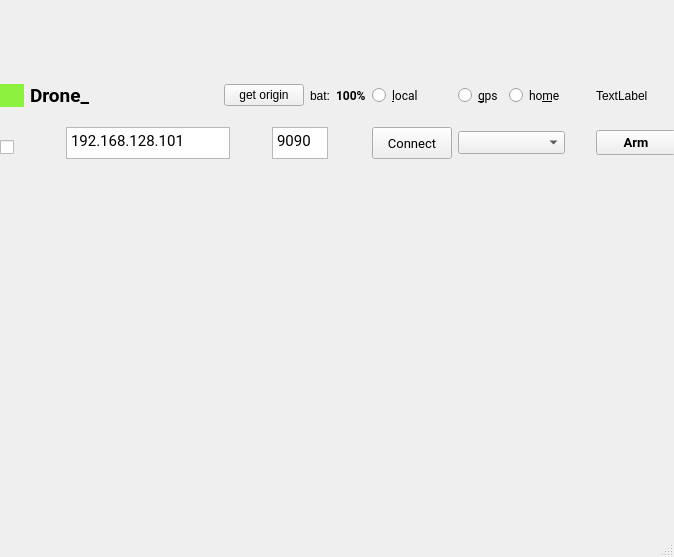
<?xml version="1.0" encoding="UTF-8"?>
<ui version="4.0">
 <class>MainWindow</class>
 <widget class="QMainWindow" name="MainWindow">
  <property name="geometry">
   <rect>
    <x>0</x>
    <y>0</y>
    <width>674</width>
    <height>557</height>
   </rect>
  </property>
  <property name="windowTitle">
   <string>MainWindow</string>
  </property>
  <widget class="QWidget" name="centralwidget">
   <widget class="QWidget" name="gridLayoutWidget">
    <property name="geometry">
     <rect>
      <x>0</x>
      <y>70</y>
      <width>676</width>
      <height>103</height>
     </rect>
    </property>
    <layout class="QGridLayout" name="ItemLayout">
     <item row="0" column="3">
      <layout class="QHBoxLayout" name="horizontalLayout_4">
       <item>
        <layout class="QHBoxLayout" name="horizontalLayout_2">
         <item>
          <widget class="QRadioButton" name="GpsRadioButton">
           <property name="maximumSize">
            <size>
             <width>52</width>
             <height>16777215</height>
            </size>
           </property>
           <property name="font">
            <font>
             <family>Roboto</family>
             <pointsize>9</pointsize>
            </font>
           </property>
           <property name="text">
            <string>&amp;gps</string>
           </property>
          </widget>
         </item>
         <item>
          <widget class="QRadioButton" name="HomeRadioButton">
           <property name="minimumSize">
            <size>
             <width>0</width>
             <height>0</height>
            </size>
           </property>
           <property name="maximumSize">
            <size>
             <width>64</width>
             <height>16777215</height>
            </size>
           </property>
           <property name="font">
            <font>
             <family>Roboto</family>
             <pointsize>9</pointsize>
            </font>
           </property>
           <property name="text">
            <string>ho&amp;me</string>
           </property>
          </widget>
         </item>
        </layout>
       </item>
      </layout>
     </item>
     <item row="1" column="0">
      <widget class="QCheckBox" name="SelectCheckBox">
       <property name="minimumSize">
        <size>
         <width>24</width>
         <height>32</height>
        </size>
       </property>
       <property name="maximumSize">
        <size>
         <width>24</width>
         <height>24</height>
        </size>
       </property>
       <property name="mouseTracking">
        <bool>true</bool>
       </property>
       <property name="contextMenuPolicy">
        <enum>Qt::NoContextMenu</enum>
       </property>
       <property name="text">
        <string notr="true"/>
       </property>
       <property name="iconSize">
        <size>
         <width>32</width>
         <height>32</height>
        </size>
       </property>
       <property name="checkable">
        <bool>true</bool>
       </property>
      </widget>
     </item>
     <item row="1" column="1">
      <layout class="QHBoxLayout" name="horizontalLayout_3">
       <item>
        <widget class="QTextEdit" name="ipEdit">
         <property name="sizePolicy">
          <sizepolicy hsizetype="Minimum" vsizetype="Expanding">
           <horstretch>0</horstretch>
           <verstretch>0</verstretch>
          </sizepolicy>
         </property>
         <property name="minimumSize">
          <size>
           <width>164</width>
           <height>0</height>
          </size>
         </property>
         <property name="maximumSize">
          <size>
           <width>164</width>
           <height>32</height>
          </size>
         </property>
         <property name="font">
          <font>
           <family>Roboto</family>
           <pointsize>10</pointsize>
           <weight>75</weight>
           <bold>true</bold>
          </font>
         </property>
         <property name="cursor" stdset="0">
          <cursorShape>IBeamCursor</cursorShape>
         </property>
         <property name="verticalScrollBarPolicy">
          <enum>Qt::ScrollBarAlwaysOff</enum>
         </property>
         <property name="horizontalScrollBarPolicy">
          <enum>Qt::ScrollBarAlwaysOff</enum>
         </property>
         <property name="lineWrapMode">
          <enum>QTextEdit::NoWrap</enum>
         </property>
         <property name="html">
          <string>&lt;!DOCTYPE HTML PUBLIC &quot;-//W3C//DTD HTML 4.0//EN&quot; &quot;http://www.w3.org/TR/REC-html40/strict.dtd&quot;&gt;
&lt;html&gt;&lt;head&gt;&lt;meta name=&quot;qrichtext&quot; content=&quot;1&quot; /&gt;&lt;style type=&quot;text/css&quot;&gt;
p, li { white-space: pre-wrap; }
&lt;/style&gt;&lt;/head&gt;&lt;body style=&quot; font-family:'Roboto'; font-size:10pt; font-weight:600; font-style:normal;&quot;&gt;
&lt;p style=&quot; margin-top:0px; margin-bottom:0px; margin-left:0px; margin-right:0px; -qt-block-indent:0; text-indent:0px;&quot;&gt;&lt;span style=&quot; font-family:'Noto Sans'; font-size:11pt; font-weight:400;&quot;&gt;192.168.128.101&lt;/span&gt;&lt;/p&gt;&lt;/body&gt;&lt;/html&gt;</string>
         </property>
        </widget>
       </item>
       <item>
        <widget class="QTextEdit" name="portEdit">
         <property name="sizePolicy">
          <sizepolicy hsizetype="Preferred" vsizetype="Expanding">
           <horstretch>0</horstretch>
           <verstretch>0</verstretch>
          </sizepolicy>
         </property>
         <property name="maximumSize">
          <size>
           <width>56</width>
           <height>32</height>
          </size>
         </property>
         <property name="font">
          <font>
           <family>Roboto</family>
           <pointsize>10</pointsize>
          </font>
         </property>
         <property name="cursor" stdset="0">
          <cursorShape>IBeamCursor</cursorShape>
         </property>
         <property name="verticalScrollBarPolicy">
          <enum>Qt::ScrollBarAlwaysOff</enum>
         </property>
         <property name="horizontalScrollBarPolicy">
          <enum>Qt::ScrollBarAlwaysOff</enum>
         </property>
         <property name="lineWrapMode">
          <enum>QTextEdit::NoWrap</enum>
         </property>
         <property name="html">
          <string>&lt;!DOCTYPE HTML PUBLIC &quot;-//W3C//DTD HTML 4.0//EN&quot; &quot;http://www.w3.org/TR/REC-html40/strict.dtd&quot;&gt;
&lt;html&gt;&lt;head&gt;&lt;meta name=&quot;qrichtext&quot; content=&quot;1&quot; /&gt;&lt;style type=&quot;text/css&quot;&gt;
p, li { white-space: pre-wrap; }
&lt;/style&gt;&lt;/head&gt;&lt;body style=&quot; font-family:'Roboto'; font-size:10pt; font-weight:400; font-style:normal;&quot;&gt;
&lt;p style=&quot; margin-top:0px; margin-bottom:0px; margin-left:0px; margin-right:0px; -qt-block-indent:0; text-indent:0px;&quot;&gt;&lt;span style=&quot; font-family:'Noto Sans'; font-size:11pt;&quot;&gt;9090&lt;/span&gt;&lt;/p&gt;&lt;/body&gt;&lt;/html&gt;</string>
         </property>
        </widget>
       </item>
      </layout>
     </item>
     <item row="1" column="3">
      <widget class="QComboBox" name="ModeComboBox">
       <property name="maximumSize">
        <size>
         <width>128</width>
         <height>16777215</height>
        </size>
       </property>
       <property name="font">
        <font>
         <family>Roboto</family>
        </font>
       </property>
      </widget>
     </item>
     <item row="1" column="5">
      <widget class="QPushButton" name="ArmButton">
       <property name="maximumSize">
        <size>
         <width>84</width>
         <height>16777215</height>
        </size>
       </property>
       <property name="font">
        <font>
         <family>Roboto</family>
         <pointsize>10</pointsize>
         <weight>75</weight>
         <bold>true</bold>
        </font>
       </property>
       <property name="cursor">
        <cursorShape>OpenHandCursor</cursorShape>
       </property>
       <property name="text">
        <string>Arm</string>
       </property>
      </widget>
     </item>
     <item row="1" column="2">
      <widget class="QPushButton" name="ConnectButton_2">
       <property name="sizePolicy">
        <sizepolicy hsizetype="Fixed" vsizetype="Fixed">
         <horstretch>0</horstretch>
         <verstretch>0</verstretch>
        </sizepolicy>
       </property>
       <property name="maximumSize">
        <size>
         <width>96</width>
         <height>32</height>
        </size>
       </property>
       <property name="font">
        <font>
         <family>Roboto</family>
         <pointsize>10</pointsize>
        </font>
       </property>
       <property name="cursor">
        <cursorShape>PointingHandCursor</cursorShape>
       </property>
       <property name="text">
        <string>Connect</string>
       </property>
      </widget>
     </item>
     <item row="1" column="4">
      <spacer name="horizontalSpacer_5">
       <property name="orientation">
        <enum>Qt::Horizontal</enum>
       </property>
       <property name="sizeType">
        <enum>QSizePolicy::Fixed</enum>
       </property>
       <property name="sizeHint" stdset="0">
        <size>
         <width>25</width>
         <height>20</height>
        </size>
       </property>
      </spacer>
     </item>
     <item row="0" column="1">
      <layout class="QHBoxLayout" name="horizontalLayout">
       <item>
        <widget class="QLabel" name="NameLabel_2">
         <property name="maximumSize">
          <size>
           <width>96</width>
           <height>32</height>
          </size>
         </property>
         <property name="font">
          <font>
           <family>Roboto</family>
           <pointsize>14</pointsize>
           <weight>75</weight>
           <bold>true</bold>
          </font>
         </property>
         <property name="text">
          <string>Drone_</string>
         </property>
        </widget>
       </item>
       <item>
        <spacer name="horizontalSpacer">
         <property name="orientation">
          <enum>Qt::Horizontal</enum>
         </property>
         <property name="sizeHint" stdset="0">
          <size>
           <width>20</width>
           <height>20</height>
          </size>
         </property>
        </spacer>
       </item>
       <item>
        <widget class="QPushButton" name="OriginButton">
         <property name="text">
          <string>get origin</string>
         </property>
        </widget>
       </item>
       <item>
        <widget class="QLabel" name="BatteryTextLabel">
         <property name="maximumSize">
          <size>
           <width>34</width>
           <height>32</height>
          </size>
         </property>
         <property name="text">
          <string>bat:</string>
         </property>
        </widget>
       </item>
       <item>
        <widget class="QLabel" name="Batterylabel">
         <property name="maximumSize">
          <size>
           <width>56</width>
           <height>16777215</height>
          </size>
         </property>
         <property name="font">
          <font>
           <family>Roboto</family>
           <weight>75</weight>
           <bold>true</bold>
          </font>
         </property>
         <property name="text">
          <string>100%</string>
         </property>
        </widget>
       </item>
      </layout>
     </item>
     <item row="0" column="2">
      <widget class="QRadioButton" name="LocalRadioButton">
       <property name="minimumSize">
        <size>
         <width>0</width>
         <height>0</height>
        </size>
       </property>
       <property name="maximumSize">
        <size>
         <width>64</width>
         <height>16777215</height>
        </size>
       </property>
       <property name="font">
        <font>
         <family>Roboto</family>
         <pointsize>9</pointsize>
        </font>
       </property>
       <property name="text">
        <string>&amp;local</string>
       </property>
      </widget>
     </item>
     <item row="0" column="0">
      <widget class="QWidget" name="widget" native="true">
       <property name="palette">
        <palette>
         <active>
          <colorrole role="WindowText">
           <brush brushstyle="SolidPattern">
            <color alpha="255">
             <red>0</red>
             <green>0</green>
             <blue>0</blue>
            </color>
           </brush>
          </colorrole>
          <colorrole role="Button">
           <brush brushstyle="SolidPattern">
            <color alpha="255">
             <red>140</red>
             <green>242</green>
             <blue>61</blue>
            </color>
           </brush>
          </colorrole>
          <colorrole role="Light">
           <brush brushstyle="SolidPattern">
            <color alpha="255">
             <red>209</red>
             <green>255</green>
             <blue>172</blue>
            </color>
           </brush>
          </colorrole>
          <colorrole role="Midlight">
           <brush brushstyle="SolidPattern">
            <color alpha="255">
             <red>174</red>
             <green>248</green>
             <blue>116</blue>
            </color>
           </brush>
          </colorrole>
          <colorrole role="Dark">
           <brush brushstyle="SolidPattern">
            <color alpha="255">
             <red>70</red>
             <green>121</green>
             <blue>30</blue>
            </color>
           </brush>
          </colorrole>
          <colorrole role="Mid">
           <brush brushstyle="SolidPattern">
            <color alpha="255">
             <red>93</red>
             <green>161</green>
             <blue>40</blue>
            </color>
           </brush>
          </colorrole>
          <colorrole role="Text">
           <brush brushstyle="SolidPattern">
            <color alpha="255">
             <red>0</red>
             <green>0</green>
             <blue>0</blue>
            </color>
           </brush>
          </colorrole>
          <colorrole role="BrightText">
           <brush brushstyle="SolidPattern">
            <color alpha="255">
             <red>255</red>
             <green>255</green>
             <blue>255</blue>
            </color>
           </brush>
          </colorrole>
          <colorrole role="ButtonText">
           <brush brushstyle="SolidPattern">
            <color alpha="255">
             <red>0</red>
             <green>0</green>
             <blue>0</blue>
            </color>
           </brush>
          </colorrole>
          <colorrole role="Base">
           <brush brushstyle="SolidPattern">
            <color alpha="255">
             <red>255</red>
             <green>255</green>
             <blue>255</blue>
            </color>
           </brush>
          </colorrole>
          <colorrole role="Window">
           <brush brushstyle="SolidPattern">
            <color alpha="255">
             <red>140</red>
             <green>242</green>
             <blue>61</blue>
            </color>
           </brush>
          </colorrole>
          <colorrole role="Shadow">
           <brush brushstyle="SolidPattern">
            <color alpha="255">
             <red>0</red>
             <green>0</green>
             <blue>0</blue>
            </color>
           </brush>
          </colorrole>
          <colorrole role="AlternateBase">
           <brush brushstyle="SolidPattern">
            <color alpha="255">
             <red>197</red>
             <green>248</green>
             <blue>158</blue>
            </color>
           </brush>
          </colorrole>
          <colorrole role="ToolTipBase">
           <brush brushstyle="SolidPattern">
            <color alpha="255">
             <red>255</red>
             <green>255</green>
             <blue>220</blue>
            </color>
           </brush>
          </colorrole>
          <colorrole role="ToolTipText">
           <brush brushstyle="SolidPattern">
            <color alpha="255">
             <red>0</red>
             <green>0</green>
             <blue>0</blue>
            </color>
           </brush>
          </colorrole>
         </active>
         <inactive>
          <colorrole role="WindowText">
           <brush brushstyle="SolidPattern">
            <color alpha="255">
             <red>0</red>
             <green>0</green>
             <blue>0</blue>
            </color>
           </brush>
          </colorrole>
          <colorrole role="Button">
           <brush brushstyle="SolidPattern">
            <color alpha="255">
             <red>140</red>
             <green>242</green>
             <blue>61</blue>
            </color>
           </brush>
          </colorrole>
          <colorrole role="Light">
           <brush brushstyle="SolidPattern">
            <color alpha="255">
             <red>209</red>
             <green>255</green>
             <blue>172</blue>
            </color>
           </brush>
          </colorrole>
          <colorrole role="Midlight">
           <brush brushstyle="SolidPattern">
            <color alpha="255">
             <red>174</red>
             <green>248</green>
             <blue>116</blue>
            </color>
           </brush>
          </colorrole>
          <colorrole role="Dark">
           <brush brushstyle="SolidPattern">
            <color alpha="255">
             <red>70</red>
             <green>121</green>
             <blue>30</blue>
            </color>
           </brush>
          </colorrole>
          <colorrole role="Mid">
           <brush brushstyle="SolidPattern">
            <color alpha="255">
             <red>93</red>
             <green>161</green>
             <blue>40</blue>
            </color>
           </brush>
          </colorrole>
          <colorrole role="Text">
           <brush brushstyle="SolidPattern">
            <color alpha="255">
             <red>0</red>
             <green>0</green>
             <blue>0</blue>
            </color>
           </brush>
          </colorrole>
          <colorrole role="BrightText">
           <brush brushstyle="SolidPattern">
            <color alpha="255">
             <red>255</red>
             <green>255</green>
             <blue>255</blue>
            </color>
           </brush>
          </colorrole>
          <colorrole role="ButtonText">
           <brush brushstyle="SolidPattern">
            <color alpha="255">
             <red>0</red>
             <green>0</green>
             <blue>0</blue>
            </color>
           </brush>
          </colorrole>
          <colorrole role="Base">
           <brush brushstyle="SolidPattern">
            <color alpha="255">
             <red>255</red>
             <green>255</green>
             <blue>255</blue>
            </color>
           </brush>
          </colorrole>
          <colorrole role="Window">
           <brush brushstyle="SolidPattern">
            <color alpha="255">
             <red>140</red>
             <green>242</green>
             <blue>61</blue>
            </color>
           </brush>
          </colorrole>
          <colorrole role="Shadow">
           <brush brushstyle="SolidPattern">
            <color alpha="255">
             <red>0</red>
             <green>0</green>
             <blue>0</blue>
            </color>
           </brush>
          </colorrole>
          <colorrole role="AlternateBase">
           <brush brushstyle="SolidPattern">
            <color alpha="255">
             <red>197</red>
             <green>248</green>
             <blue>158</blue>
            </color>
           </brush>
          </colorrole>
          <colorrole role="ToolTipBase">
           <brush brushstyle="SolidPattern">
            <color alpha="255">
             <red>255</red>
             <green>255</green>
             <blue>220</blue>
            </color>
           </brush>
          </colorrole>
          <colorrole role="ToolTipText">
           <brush brushstyle="SolidPattern">
            <color alpha="255">
             <red>0</red>
             <green>0</green>
             <blue>0</blue>
            </color>
           </brush>
          </colorrole>
         </inactive>
         <disabled>
          <colorrole role="WindowText">
           <brush brushstyle="SolidPattern">
            <color alpha="255">
             <red>70</red>
             <green>121</green>
             <blue>30</blue>
            </color>
           </brush>
          </colorrole>
          <colorrole role="Button">
           <brush brushstyle="SolidPattern">
            <color alpha="255">
             <red>140</red>
             <green>242</green>
             <blue>61</blue>
            </color>
           </brush>
          </colorrole>
          <colorrole role="Light">
           <brush brushstyle="SolidPattern">
            <color alpha="255">
             <red>209</red>
             <green>255</green>
             <blue>172</blue>
            </color>
           </brush>
          </colorrole>
          <colorrole role="Midlight">
           <brush brushstyle="SolidPattern">
            <color alpha="255">
             <red>174</red>
             <green>248</green>
             <blue>116</blue>
            </color>
           </brush>
          </colorrole>
          <colorrole role="Dark">
           <brush brushstyle="SolidPattern">
            <color alpha="255">
             <red>70</red>
             <green>121</green>
             <blue>30</blue>
            </color>
           </brush>
          </colorrole>
          <colorrole role="Mid">
           <brush brushstyle="SolidPattern">
            <color alpha="255">
             <red>93</red>
             <green>161</green>
             <blue>40</blue>
            </color>
           </brush>
          </colorrole>
          <colorrole role="Text">
           <brush brushstyle="SolidPattern">
            <color alpha="255">
             <red>70</red>
             <green>121</green>
             <blue>30</blue>
            </color>
           </brush>
          </colorrole>
          <colorrole role="BrightText">
           <brush brushstyle="SolidPattern">
            <color alpha="255">
             <red>255</red>
             <green>255</green>
             <blue>255</blue>
            </color>
           </brush>
          </colorrole>
          <colorrole role="ButtonText">
           <brush brushstyle="SolidPattern">
            <color alpha="255">
             <red>70</red>
             <green>121</green>
             <blue>30</blue>
            </color>
           </brush>
          </colorrole>
          <colorrole role="Base">
           <brush brushstyle="SolidPattern">
            <color alpha="255">
             <red>140</red>
             <green>242</green>
             <blue>61</blue>
            </color>
           </brush>
          </colorrole>
          <colorrole role="Window">
           <brush brushstyle="SolidPattern">
            <color alpha="255">
             <red>140</red>
             <green>242</green>
             <blue>61</blue>
            </color>
           </brush>
          </colorrole>
          <colorrole role="Shadow">
           <brush brushstyle="SolidPattern">
            <color alpha="255">
             <red>0</red>
             <green>0</green>
             <blue>0</blue>
            </color>
           </brush>
          </colorrole>
          <colorrole role="AlternateBase">
           <brush brushstyle="SolidPattern">
            <color alpha="255">
             <red>140</red>
             <green>242</green>
             <blue>61</blue>
            </color>
           </brush>
          </colorrole>
          <colorrole role="ToolTipBase">
           <brush brushstyle="SolidPattern">
            <color alpha="255">
             <red>255</red>
             <green>255</green>
             <blue>220</blue>
            </color>
           </brush>
          </colorrole>
          <colorrole role="ToolTipText">
           <brush brushstyle="SolidPattern">
            <color alpha="255">
             <red>0</red>
             <green>0</green>
             <blue>0</blue>
            </color>
           </brush>
          </colorrole>
         </disabled>
        </palette>
       </property>
       <property name="autoFillBackground">
        <bool>true</bool>
       </property>
      </widget>
     </item>
     <item row="0" column="5">
      <widget class="QLabel" name="GPSStateLabel">
       <property name="text">
        <string>TextLabel</string>
       </property>
      </widget>
     </item>
    </layout>
   </widget>
  </widget>
  <widget class="QMenuBar" name="menubar">
   <property name="geometry">
    <rect>
     <x>0</x>
     <y>0</y>
     <width>674</width>
     <height>22</height>
    </rect>
   </property>
  </widget>
  <widget class="QStatusBar" name="statusbar"/>
 </widget>
 <resources/>
 <connections/>
</ui>
